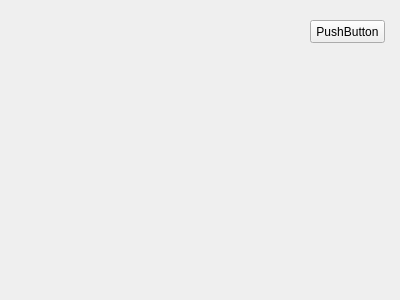
<?xml version="1.0" encoding="UTF-8"?>
<ui version="4.0">
 <class>ingredients</class>
 <widget class="QWidget" name="ingredients">
  <property name="geometry">
   <rect>
    <x>0</x>
    <y>0</y>
    <width>400</width>
    <height>300</height>
   </rect>
  </property>
  <property name="windowTitle">
   <string>Form</string>
  </property>
  <widget class="QPushButton" name="pushButton">
   <property name="geometry">
    <rect>
     <x>310</x>
     <y>20</y>
     <width>75</width>
     <height>23</height>
    </rect>
   </property>
   <property name="text">
    <string>PushButton</string>
   </property>
  </widget>
 </widget>
 <resources/>
 <connections/>
</ui>
